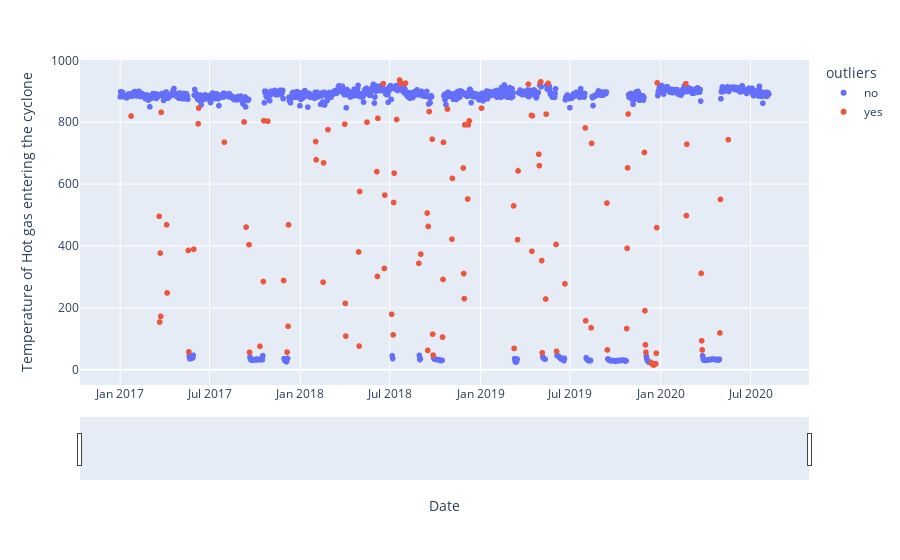

The cell this chart's notebook holds for it:
### Code cell
from sklearn.ensemble import IsolationForest
import plotly.express as px
model =  IsolationForest(contamination=0.1)
model.fit(df[['Temperature of Hot gas entering the cyclone']])
df['outliers']=pd.Series(model.predict(df[['Temperature of Hot gas entering the cyclone']])).apply(lambda x: 'yes' if (x == -1) else 'no' )
df2=df.query('outliers=="yes"')
df2.to_csv(r"C:\Users\shaha\Desktop\Task\entering_cyclone.csv")
fig = px.scatter(df.reset_index(), x='Date', y='Temperature of Hot gas entering the cyclone', color='outliers')
fig.update_xaxes(rangeslider_visible=True,)
fig.show()

### Figure 1 — Plotly figure (JSON) as saved in the notebook; plotly's stock layout.template omitted (floating-point values rounded to 4 significant figures; data arrays with more than 128 entries replaced by an {"elided": "..."} marker saying what was removed)
{"data": [{"hovertemplate": "outliers=no<br>Date=%{x}<br>Temperature of Hot gas entering the cyclone=%{y}<extra></extra>", "legendgroup": "no", "marker": {"color": "#636efa", "symbol": "circle"}, "mode": "markers", "name": "no", "showlegend": true, "type": "scattergl", "x": {"elided": "1182 str values"}, "xaxis": "x", "y": {"elided": "1182 float values"}, "yaxis": "y"}, {"hovertemplate": "outliers=yes<br>Date=%{x}<br>Temperature of Hot gas entering the cyclone=%{y}<extra></extra>", "legendgroup": "yes", "marker": {"color": "#EF553B", "symbol": "circle"}, "mode": "markers", "name": "yes", "showlegend": true, "type": "scattergl", "x": {"elided": "132 str values"}, "xaxis": "x", "y": {"elided": "132 float values"}, "yaxis": "y"}], "layout": {"legend": {"title": {"text": "outliers"}, "tracegroupgap": 0}, "margin": {"t": 60}, "xaxis": {"anchor": "y", "domain": [0, 1], "rangeslider": {"visible": true}, "title": {"text": "Date"}}, "yaxis": {"anchor": "x", "domain": [0, 1], "title": {"text": "Temperature of Hot gas entering the cyclone"}}}}
